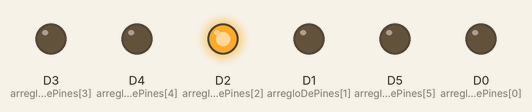
Recording of a sketch running on a simulated ESP8266 (NodeMCU). Parts: output pins drawn as LEDs (lit = HIGH).

Above: at 0.42 s.
At 0.57 s:
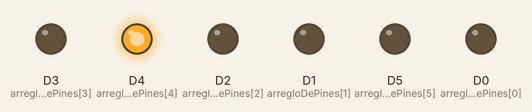
At 0.76 s:
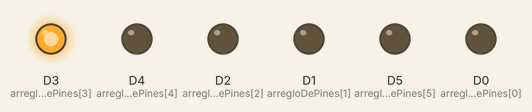
At 1.2 s:
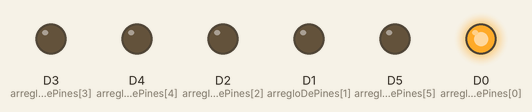
At 1.92 s:
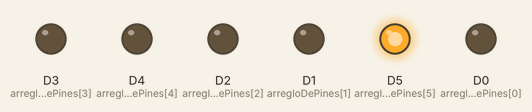
At 2.84 s:
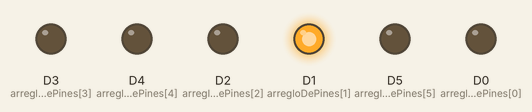
Timing chart, 0 to 3.1 s (numbered marks = the images above):
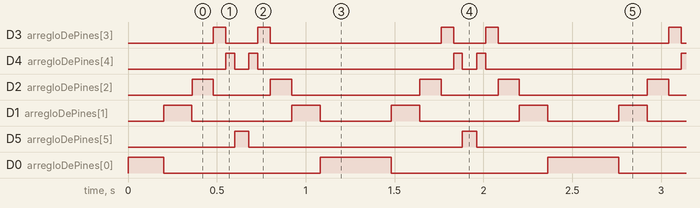

Measured:
- by itself, D3 (arregloDePines[3]): repeats every 1.3 s: LOW 0.18 s, HIGH 0.07 s, LOW 0.96 s, HIGH 0.07 s
- by itself, D4 (arregloDePines[4]): repeats every 1.3 s: LOW 0.08 s, HIGH 0.05 s, LOW 1.1 s, HIGH 0.05 s
- by itself, D2 (arregloDePines[2]): repeats every 1.3 s: LOW 0.32 s, HIGH 0.12 s, LOW 0.72 s, HIGH 0.12 s
- by itself, D1 (arregloDePines[1]): repeats every 1.3 s: LOW 0.56 s, HIGH 0.16 s, LOW 0.40 s, HIGH 0.16 s
- by itself, D5 (arregloDePines[5]): alternates HIGH for 0.08 s and LOW for 1.2 s
- by itself, D0 (arregloDePines[0]): repeats every 1.3 s: LOW 0.88 s, HIGH 0.40 s

The sketch:

SecuenciaSimpleLedsV2.ino
```cpp
int secuenciaBasica[2][6][3] = {
    {{HIGH, 0, 500}, {HIGH, 1, 500}, {HIGH, 2, 500}, {HIGH, 3, 500}, {HIGH, 4, 500}, {HIGH, 5, 500}},
    {{LOW, 5, 500}, {LOW, 4, 500}, {LOW, 3, 500}, {LOW, 2, 500}, {LOW, 1, 500}, {LOW, 0, 500}}};

int secuenciaIntercalada[2][6][3] = {
    {{HIGH, 0, 0}, {LOW, 1, 0}, {HIGH, 2, 0}, {LOW, 3, 0}, {HIGH, 4, 0}, {LOW, 5, 500}},
    {{LOW, 0, 0}, {HIGH, 1, 0}, {LOW, 2, 0}, {HIGH, 3, 0}, {LOW, 4, 0}, {HIGH, 5, 500}}};

int secuenciaUnicoLed[7][6][3] = {
    {{HIGH, 0, 200}, {LOW, 1, 0}, {LOW, 2, 0}, {LOW, 3, 0}, {LOW, 4, 0}, {LOW, 5, 0}},
    {{LOW, 0, 0}, {HIGH, 1, 200}, {LOW, 2, 0}, {LOW, 3, 0}, {LOW, 4, 0}, {LOW, 5, 0}},
    {{LOW, 0, 0}, {LOW, 1, 0}, {HIGH, 2, 200}, {LOW, 3, 0}, {LOW, 4, 0}, {LOW, 5, 0}},
    {{LOW, 0, 0}, {LOW, 1, 0}, {LOW, 2, 0}, {HIGH, 3, 200}, {LOW, 4, 0}, {LOW, 5, 0}},
    {{LOW, 0, 0}, {LOW, 1, 0}, {LOW, 2, 0}, {LOW, 3, 0}, {HIGH, 4, 200}, {LOW, 5, 0}},
    {{LOW, 0, 0}, {LOW, 1, 0}, {LOW, 2, 0}, {LOW, 3, 0}, {LOW, 4, 0}, {HIGH, 5, 200}},
    {{LOW, 0, 0}, {LOW, 1, 0}, {LOW, 2, 0}, {LOW, 3, 0}, {LOW, 4, 0}, {LOW, 5, 0}}};

int secuenciaUnicoLedV2[2][12][3] = {
    {{HIGH, 0, 200}, {LOW, 0, 0}, {HIGH, 1, 200}, {LOW, 1, 0}, {HIGH, 2, 200}, {LOW, 2, 0}, {HIGH, 3, 200}, {LOW, 3, 0}, {HIGH, 4, 200}, {LOW, 4, 0}, {HIGH, 5, 200}, {LOW, 5, 0}},
    {{HIGH, 5, 200}, {LOW, 5, 0}, {HIGH, 4, 200}, {LOW, 4, 0}, {HIGH, 3, 200}, {LOW, 3, 0}, {HIGH, 2, 200}, {LOW, 2, 0}, {HIGH, 1, 200}, {LOW, 1, 0}, {HIGH, 0, 200}, {LOW, 0, 0}}};

int secuenciaUnicoLedV3[2][12][3] = {
    {{HIGH, 0, 200}, {LOW, 0, 0}, {HIGH, 1, 160}, {LOW, 1, 0}, {HIGH, 2, 120}, {LOW, 2, 0}, {HIGH, 3, 70}, {LOW, 3, 0}, {HIGH, 4, 50}, {LOW, 4, 0}, {HIGH, 5, 40}, {LOW, 5, 0}},
    {{HIGH, 5, 40}, {LOW, 5, 0}, {HIGH, 4, 50}, {LOW, 4, 0}, {HIGH, 3, 70}, {LOW, 3, 0}, {HIGH, 2, 120}, {LOW, 2, 0}, {HIGH, 1, 160}, {LOW, 1, 0}, {HIGH, 0, 200}, {LOW, 0, 0}}};

int arregloDePines[] = {D0, D1, D2, D3, D4, D5};
int tamaño = sizeof(arregloDePines) / sizeof(arregloDePines[0]);
int totalFilas = sizeof(secuenciaUnicoLedV3) / sizeof(secuenciaUnicoLedV3[0]);
int totalColumnas = sizeof(secuenciaUnicoLedV3[0]) / sizeof(secuenciaUnicoLedV3[0][0]);

void setup()
{
  for (int posicion = 0; posicion < tamaño; posicion++)
  {
    pinMode(arregloDePines[posicion], OUTPUT);
    digitalWrite(arregloDePines[posicion], LOW);
  }
}

void loop()
{
  for (int posFila = 0; posFila < totalFilas; posFila++)
  {
    for (int posColumna = 0; posColumna < totalColumnas; posColumna++)
    {
      // Estado puede ser "encendio" = HIGH ó "apagado" = LOW
      int estado = secuenciaUnicoLedV3[posFila][posColumna][0];
      int posicionLed = secuenciaUnicoLedV3[posFila][posColumna][1];
      int tiempoEntreCambio = secuenciaUnicoLedV3[posFila][posColumna][2];

      digitalWrite(arregloDePines[posicionLed], estado);
      delay(tiempoEntreCambio);
    }
  }
}
```
